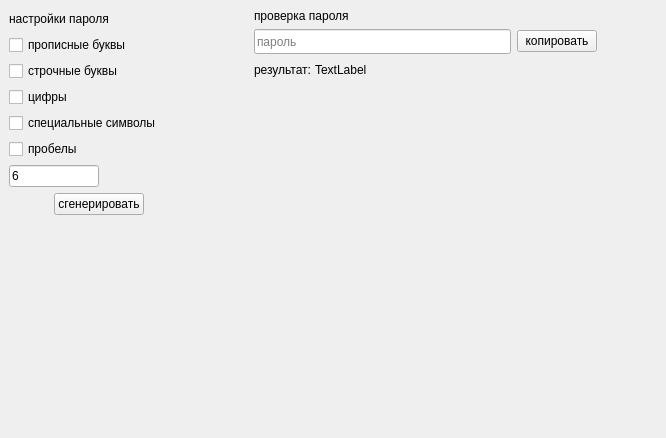
<?xml version="1.0" encoding="UTF-8"?>
<ui version="4.0">
 <class>MainWindow</class>
 <widget class="QMainWindow" name="MainWindow">
  <property name="geometry">
   <rect>
    <x>0</x>
    <y>0</y>
    <width>666</width>
    <height>438</height>
   </rect>
  </property>
  <property name="minimumSize">
   <size>
    <width>420</width>
    <height>320</height>
   </size>
  </property>
  <property name="maximumSize">
   <size>
    <width>670</width>
    <height>440</height>
   </size>
  </property>
  <property name="windowTitle">
   <string>StrongPass</string>
  </property>
  <widget class="QWidget" name="centralwidget">
   <layout class="QHBoxLayout" name="horizontalLayout_6">
    <item>
     <layout class="QHBoxLayout" name="horizontalLayout_5">
      <item>
       <layout class="QVBoxLayout" name="verticalLayout_2">
        <item>
         <layout class="QHBoxLayout" name="horizontalLayout_2">
          <property name="sizeConstraint">
           <enum>QLayout::SetDefaultConstraint</enum>
          </property>
          <item>
           <widget class="QLabel" name="label">
            <property name="text">
             <string>настройки пароля</string>
            </property>
           </widget>
          </item>
          <item>
           <spacer name="horizontalSpacer_2">
            <property name="orientation">
             <enum>Qt::Horizontal</enum>
            </property>
            <property name="sizeType">
             <enum>QSizePolicy::Fixed</enum>
            </property>
            <property name="sizeHint" stdset="0">
             <size>
              <width>30</width>
              <height>20</height>
             </size>
            </property>
           </spacer>
          </item>
         </layout>
        </item>
        <item>
         <layout class="QVBoxLayout" name="switches">
          <item>
           <widget class="QCheckBox" name="sw_uppercase">
            <property name="text">
             <string>прописные буквы</string>
            </property>
           </widget>
          </item>
          <item>
           <widget class="QCheckBox" name="sw_lowercase">
            <property name="text">
             <string>строчные буквы</string>
            </property>
           </widget>
          </item>
          <item>
           <widget class="QCheckBox" name="sw_digits">
            <property name="text">
             <string>цифры</string>
            </property>
           </widget>
          </item>
          <item>
           <widget class="QCheckBox" name="sw_punctuation">
            <property name="text">
             <string>специальные символы</string>
            </property>
           </widget>
          </item>
          <item>
           <widget class="QCheckBox" name="sw_spaces">
            <property name="text">
             <string>пробелы</string>
            </property>
           </widget>
          </item>
         </layout>
        </item>
        <item>
         <layout class="QHBoxLayout" name="length_layout">
          <item>
           <widget class="QLineEdit" name="length">
            <property name="maximumSize">
             <size>
              <width>90</width>
              <height>16777215</height>
             </size>
            </property>
            <property name="inputMask">
             <string>999</string>
            </property>
            <property name="text">
             <string>6</string>
            </property>
            <property name="placeholderText">
             <string>длина</string>
            </property>
           </widget>
          </item>
          <item>
           <spacer name="horizontalSpacer_3">
            <property name="orientation">
             <enum>Qt::Horizontal</enum>
            </property>
            <property name="sizeType">
             <enum>QSizePolicy::Fixed</enum>
            </property>
            <property name="sizeHint" stdset="0">
             <size>
              <width>90</width>
              <height>20</height>
             </size>
            </property>
           </spacer>
          </item>
         </layout>
        </item>
        <item>
         <layout class="QHBoxLayout" name="horizontalLayout">
          <item>
           <spacer name="horizontalSpacer_5">
            <property name="orientation">
             <enum>Qt::Horizontal</enum>
            </property>
            <property name="sizeType">
             <enum>QSizePolicy::Fixed</enum>
            </property>
            <property name="sizeHint" stdset="0">
             <size>
              <width>40</width>
              <height>20</height>
             </size>
            </property>
           </spacer>
          </item>
          <item>
           <widget class="QPushButton" name="pushButton">
            <property name="sizePolicy">
             <sizepolicy hsizetype="Fixed" vsizetype="Fixed">
              <horstretch>0</horstretch>
              <verstretch>0</verstretch>
             </sizepolicy>
            </property>
            <property name="text">
             <string>сгенерировать</string>
            </property>
           </widget>
          </item>
          <item>
           <spacer name="horizontalSpacer_4">
            <property name="orientation">
             <enum>Qt::Horizontal</enum>
            </property>
            <property name="sizeType">
             <enum>QSizePolicy::Fixed</enum>
            </property>
            <property name="sizeHint" stdset="0">
             <size>
              <width>40</width>
              <height>20</height>
             </size>
            </property>
           </spacer>
          </item>
         </layout>
        </item>
        <item>
         <spacer name="verticalSpacer_3">
          <property name="orientation">
           <enum>Qt::Vertical</enum>
          </property>
          <property name="sizeHint" stdset="0">
           <size>
            <width>13</width>
            <height>30</height>
           </size>
          </property>
         </spacer>
        </item>
       </layout>
      </item>
      <item>
       <spacer name="horizontalSpacer_6">
        <property name="orientation">
         <enum>Qt::Horizontal</enum>
        </property>
        <property name="sizeType">
         <enum>QSizePolicy::Maximum</enum>
        </property>
        <property name="sizeHint" stdset="0">
         <size>
          <width>59</width>
          <height>20</height>
         </size>
        </property>
       </spacer>
      </item>
     </layout>
    </item>
    <item>
     <layout class="QVBoxLayout" name="verticalLayout">
      <item>
       <widget class="QLabel" name="label_2">
        <property name="text">
         <string>проверка пароля</string>
        </property>
       </widget>
      </item>
      <item>
       <layout class="QHBoxLayout" name="horizontalLayout_4">
        <item>
         <widget class="QLineEdit" name="pass_input">
          <property name="minimumSize">
           <size>
            <width>0</width>
            <height>25</height>
           </size>
          </property>
          <property name="sizeIncrement">
           <size>
            <width>0</width>
            <height>0</height>
           </size>
          </property>
          <property name="placeholderText">
           <string>пароль</string>
          </property>
         </widget>
        </item>
        <item>
         <widget class="QPushButton" name="copy">
          <property name="text">
           <string>копировать</string>
          </property>
         </widget>
        </item>
       </layout>
      </item>
      <item>
       <layout class="QHBoxLayout" name="horizontalLayout_3">
        <property name="spacing">
         <number>0</number>
        </property>
        <property name="sizeConstraint">
         <enum>QLayout::SetFixedSize</enum>
        </property>
        <property name="leftMargin">
         <number>0</number>
        </property>
        <property name="topMargin">
         <number>0</number>
        </property>
        <property name="rightMargin">
         <number>0</number>
        </property>
        <property name="bottomMargin">
         <number>0</number>
        </property>
        <item>
         <widget class="QLabel" name="label_3">
          <property name="text">
           <string>результат: </string>
          </property>
         </widget>
        </item>
        <item>
         <widget class="QLabel" name="label_4">
          <property name="sizePolicy">
           <sizepolicy hsizetype="Preferred" vsizetype="Preferred">
            <horstretch>0</horstretch>
            <verstretch>0</verstretch>
           </sizepolicy>
          </property>
          <property name="text">
           <string>TextLabel</string>
          </property>
         </widget>
        </item>
        <item>
         <spacer name="horizontalSpacer_7">
          <property name="orientation">
           <enum>Qt::Horizontal</enum>
          </property>
          <property name="sizeHint" stdset="0">
           <size>
            <width>40</width>
            <height>20</height>
           </size>
          </property>
         </spacer>
        </item>
       </layout>
      </item>
      <item>
       <spacer name="verticalSpacer_2">
        <property name="orientation">
         <enum>Qt::Vertical</enum>
        </property>
        <property name="sizeHint" stdset="0">
         <size>
          <width>20</width>
          <height>30</height>
         </size>
        </property>
       </spacer>
      </item>
     </layout>
    </item>
    <item>
     <spacer name="horizontalSpacer">
      <property name="orientation">
       <enum>Qt::Horizontal</enum>
      </property>
      <property name="sizeType">
       <enum>QSizePolicy::Minimum</enum>
      </property>
      <property name="sizeHint" stdset="0">
       <size>
        <width>60</width>
        <height>297</height>
       </size>
      </property>
     </spacer>
    </item>
   </layout>
  </widget>
 </widget>
 <resources/>
 <connections/>
</ui>
